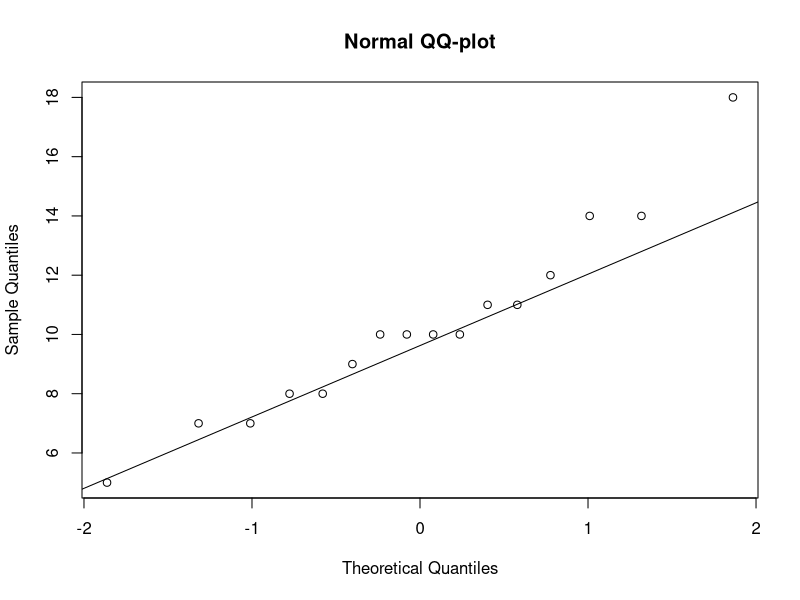
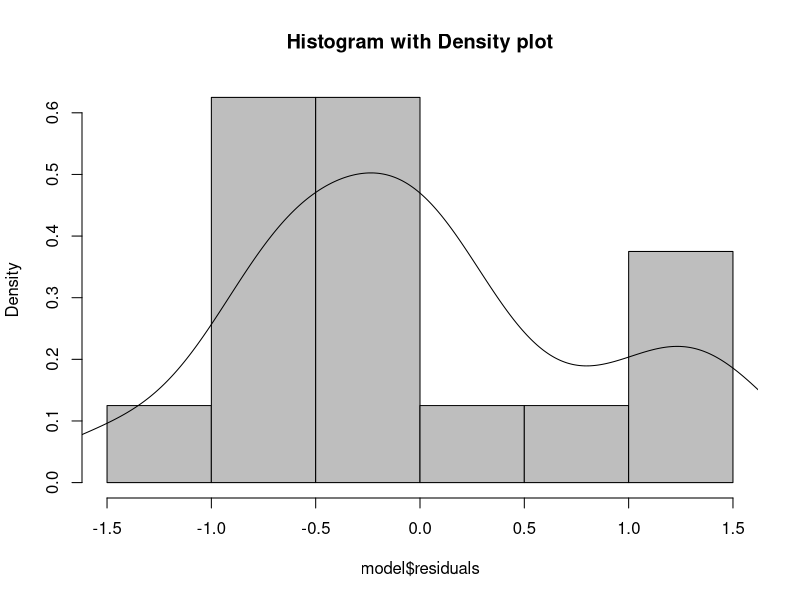
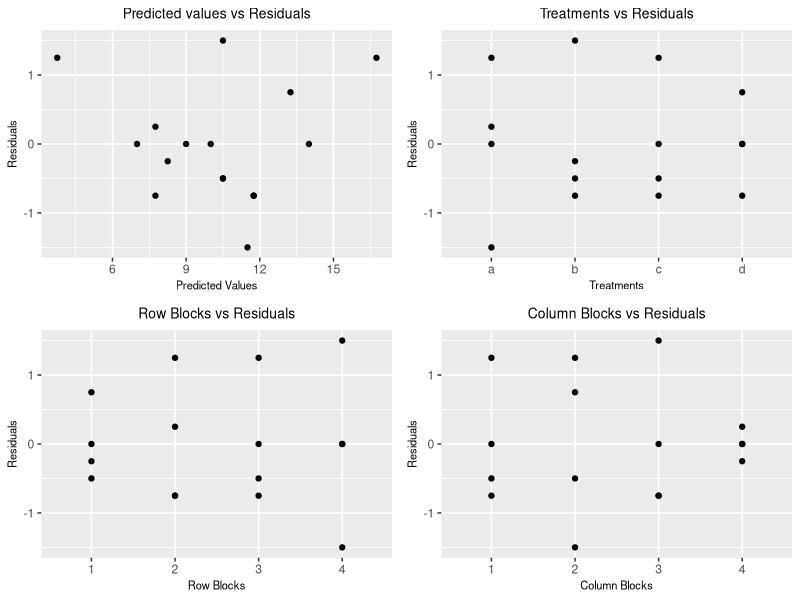

Recreate these plots in R, in order.
library("dplyr")
library("ggplot2")
library("grid")
library("gridExtra")


# Q1
## ANOVA
## dataset
df <- data.frame(
        order = c(rep(1, 4), rep(2, 4), rep(3, 4), rep(4, 4)),
        operator = rep(c(1, 2, 3, 4), times = 4),
        trt = c("c", "d", "a", "b", "b", "c", "d", "a", "a", "b", "c", "d", "d", "a", "b", "c"),
        time = c(10, 14, 7, 8, 7, 18, 11, 8, 5, 10, 11, 9, 10, 10, 12, 14)
        )
head(df)

# factorize the variables
df$order <- as.factor(df$order)
df$operator <- as.factor(df$operator)
df$trt <- as.factor(df$trt)
attach(df)
typeof(order); typeof(operator); typeof(trt)
class(order); class(operator); class(trt)


# ANOVA
model <- aov(time ~ operator + order + trt, data = df)
summary(model)


# break down the ANOVA
## grand mean
mean(time)

## mean diff by each order categories (-> SSrow)
df %>%
    group_by(order) %>%
        summarise_at(vars(time), list(row_mean = mean)) %>%
            as.data.frame() %>%
                # mean(row_mean) = grand_mean
                mutate(diff_sqr_row = (row_mean - mean(row_mean))^2) %>%
                mutate(SSrow = sum(diff_sqr_row)) -> df_order

## mean diff by each order categories (-> SStrt)
df %>%
    group_by(trt) %>%
        summarise_at(vars(time), list(trt_mean = mean)) %>%
            as.data.frame() %>%
                # mean(trt_mean) = grand_mean
                mutate(diff_sqr_trt = (trt_mean - mean(trt_mean))^2) %>%
                mutate(SStrt = sum(diff_sqr_trt)) -> df_trt

## mean diff by each operator categories (-> SScolumn)
df %>% 
    group_by(operator) %>%
        summarise_at(vars(time), list(col_mean = mean)) %>%
            as.data.frame() %>%
                # mean(col_mean) = grand_mean
                mutate(diff_sqr_col = (col_mean - mean(col_mean))^2) %>%
                mutate(SScol = sum(diff_sqr_col)) -> df_operator

## diff by each cell -> SSE
## merge by {order|operator|trt}
tmp1 <- merge(df, df_order, by = "order")
tmp2 <- merge(tmp1, df_operator, by = "operator")
tmp3 <- merge(tmp2, df_trt, by = "trt")

tmp3 %>%
    mutate(
        SST = sum((time - mean(time))^2),
        SSE = SST - (nlevels(df$order) * SSrow) - (nlevels(df$trt) * SStrt) - (nlevels(df$operator) * SScol)
        )


# Assumption check
## check normality assumption
qqnorm(df$time, pch = 1, main = "Normal QQ-plot")
qqline(df$time)

## Shapiro-Wilk normality test
shapiro.test(model$residuals)

## residual plot
### model prediction
### histogram and density plot

hist(model$residuals, col = "gray", prob = TRUE, 
    main = "Histogram with Density plot")
lines(density(model$residuals))

g_1 <- ggplot(df, aes(x = predict(model), y = model$residuals)) +
    geom_point() +
    geom_abline(intercept = 0, slope = 1) +
    labs(x = "Predicted Values", y = "Residuals",
        title = "Predicted values vs Residuals") +
    theme(plot.title = element_text(hjust = 0.5, size = 10),
        axis.title = element_text(size = 8)
        )

g_2 <- ggplot(df, aes(x = trt, y = model$residuals)) +
    geom_point() +
    labs(x = "Treatments", y = "Residuals",
        title = "Treatments vs Residuals") +
    theme(plot.title = element_text(hjust = 0.5, size = 10),
       axis.title = element_text(size = 8)
        )

g_3 <- ggplot(df, aes(x = order, y = model$residuals)) +
    geom_point() +
    labs(x = "Row Blocks", y = "Residuals",
        title = "Row Blocks vs Residuals") +
    theme(plot.title = element_text(hjust = 0.5, size = 10),
       axis.title = element_text(size = 8)
        )

g_4 <- ggplot(df, aes(x = operator, y = model$residuals)) +
    geom_point() +
    labs(x = "Column Blocks", y = "Residuals",
        title = "Column Blocks vs Residuals") +
    theme(plot.title = element_text(hjust = 0.5, size = 10),
       axis.title = element_text(size = 8)
        )

# multiple graph on 1 page
grid.arrange(g_1, g_2, g_3, g_4, ncol = 2, nrow = 2)
